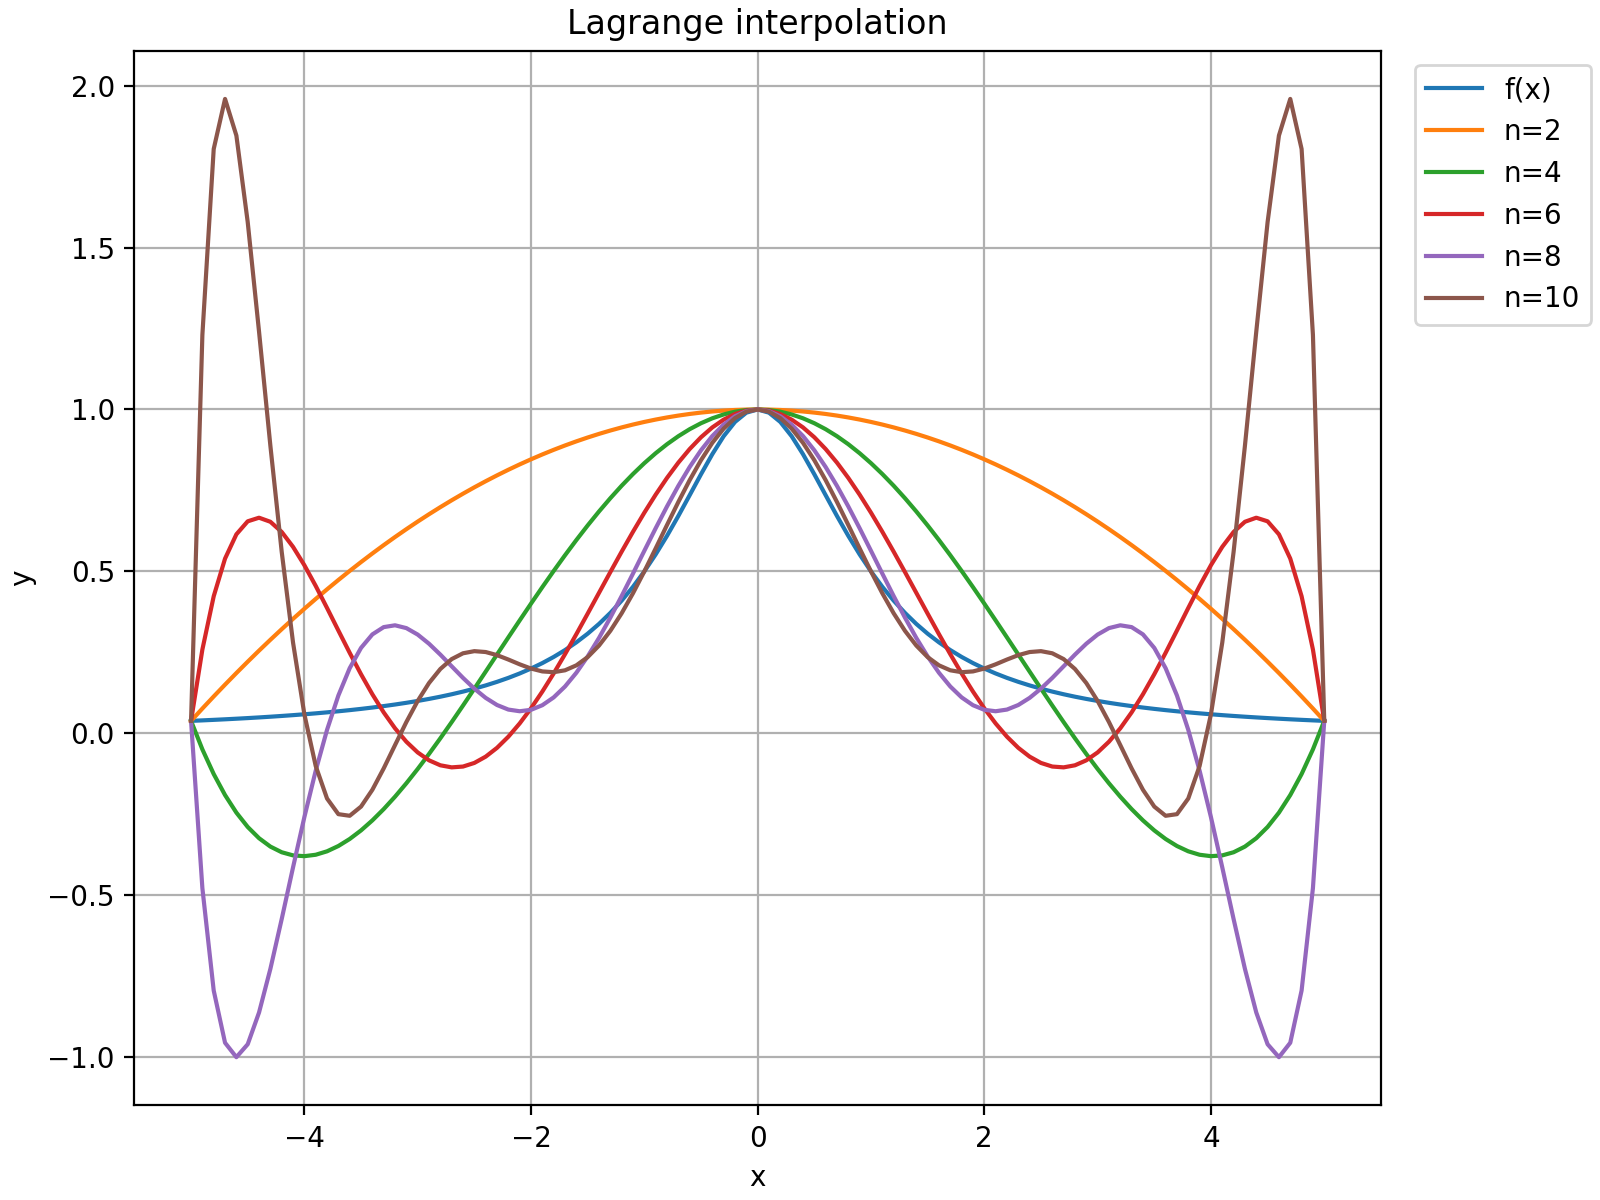

The Python source for this figure:
#!/usr/bin/env python
# coding: utf-8

# In[2]:


import numpy as np
import matplotlib.pyplot as plt


# In[3]:


# 拉格朗日插值多项式
def lagrange(x_known, y_known, x_new):
    n = len(x_known)
    y_new = 0
    for i in range(n):
        p = y_known[i]
        for j in range(n):
            if j != i:
                p *= (x_new - x_known[j]) / (x_known[i] - x_known[j])
        y_new += p
    return y_new
# 原函数
def fun(x):
    return 1 / (1 + x * x)


# In[4]:


# 获取 n=2, 4, 6...插值点
total_x = []
for n in range(2, 11, 2):
    x = []
    for k in range(n + 1):
        x.append(-5 + 10 / n * k)
    total_x.append(x)


# In[10]:


# 生成样本点
x0 = np.arange(-5, 5.1, 0.1)

# 生成figure和ax实例
fig, ax = plt.subplots(figsize=(8, 6), layout='constrained')

# 画主函数图像
ax.plot(x0, fun(x0), label='f(x)')

# 画 n=2, 4, 6...插值曲线
for i in range(len(total_x)):
    # 定义已知的数据点
    x_known = np.array(total_x[i])
    y_known = np.array(fun(np.array(total_x[i])))
    # 绘制插值曲线
    ax.plot(x0, lagrange(x_known, y_known, x0), label=f'n={(i + 1) * 2}')

# 设置图的属性
ax.set_xlabel('x')  # x-label
ax.set_ylabel('y')  # y-label
ax.set_title("Lagrange interpolation")  # title
ax.legend(loc='upper right', bbox_to_anchor=(1.18, 1)) # 显示图例，对应ax.plot()中的lable属性
ax.grid() # 显示网格
fig.savefig('lagrange.png', dpi=200) # 保存图片


# In[ ]:
